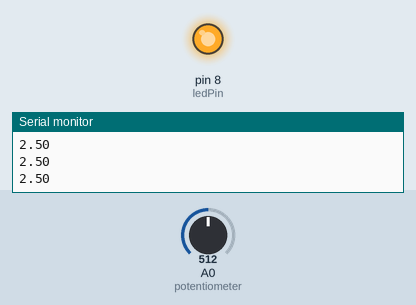
Simulated run of this sketch. Board: Arduino Uno, built with avr-gcc and run on an emulated ATmega328P. Shown: output pins drawn as LEDs (lit = HIGH), the last lines printed to the serial monitor. The test bench sets the inputs (shaded band); at power-on: A0 (potentiometer) = 512.

Above: at 1.2 s.
1.3 s: A0 (potentiometer) set to 420
2.8 s: A0 (potentiometer) set to 398
At 3.8 s:
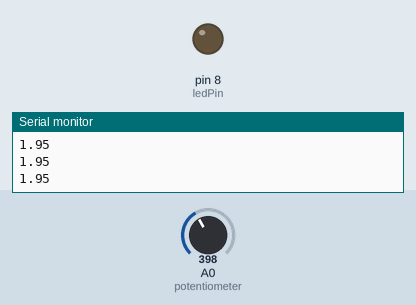
4.3 s: A0 (potentiometer) set to 511
At 4.8 s:
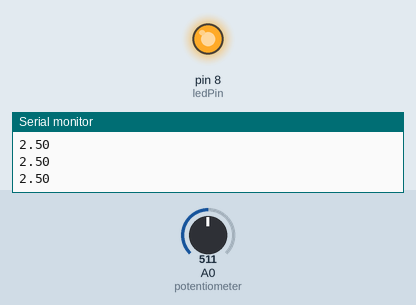
5.8 s: A0 (potentiometer) set to 306
At 6.1 s:
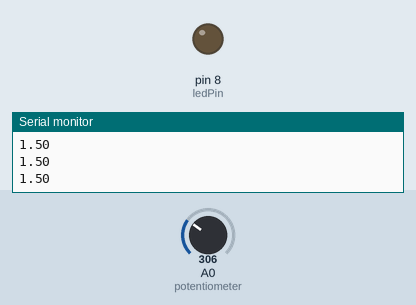
Timing chart, 0 to 8.3 s (numbered marks = the images above; inputs shaded):
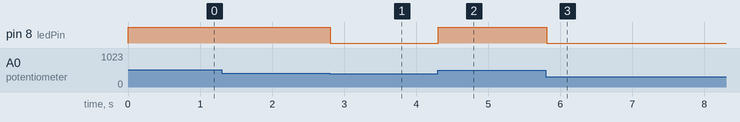

Measured:
- the behaviour switches between 410 and 409 on A0 (potentiometer) (found by bisection; images 0 and 1)
- after the input at 2.8 s, pin 8 (ledPin): HIGH → LOW at once
- after the input at 4.3 s, pin 8 (ledPin): LOW → HIGH at once
- after the input at 5.8 s, pin 8 (ledPin): HIGH → LOW at once

The sketch:

potentiometer.ino
```cpp
int potentiometer=A0;
int readVal;
float v2;
int ledPin = 8;

void setup() {
  // put your setup code here, to run once:
  Serial.begin(9600);
  pinMode(potentiometer, INPUT);
  pinMode(ledPin, OUTPUT);

}

void loop() {
  // put your main code here, to run repeatedly:
  readVal = analogRead(potentiometer);
  v2 = (5./1023.)*readVal;
  Serial.println(v2);
  if(v2 > 2.) digitalWrite(ledPin,HIGH);
  else  digitalWrite(ledPin, LOW);

}
```
